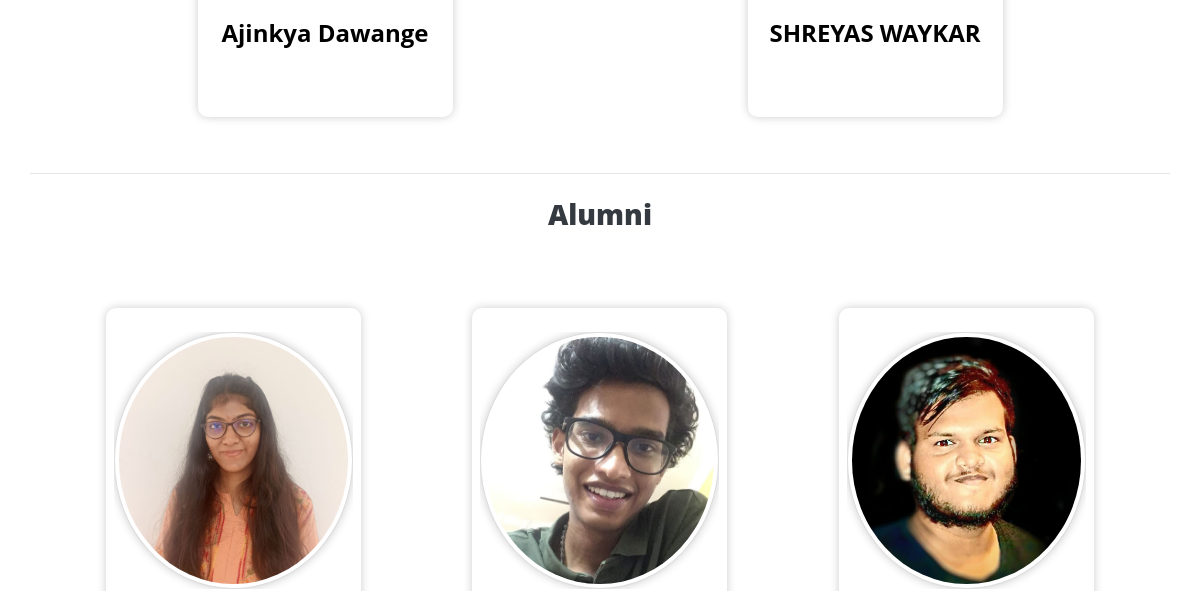
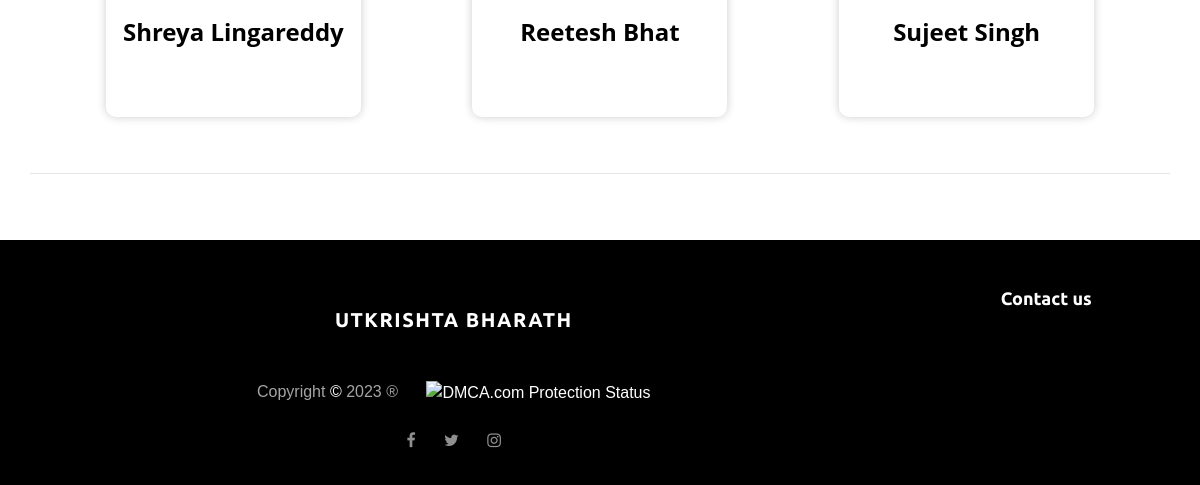
Page /about/ (lower part) on the earlier database version (2 pictures, top to bottom).
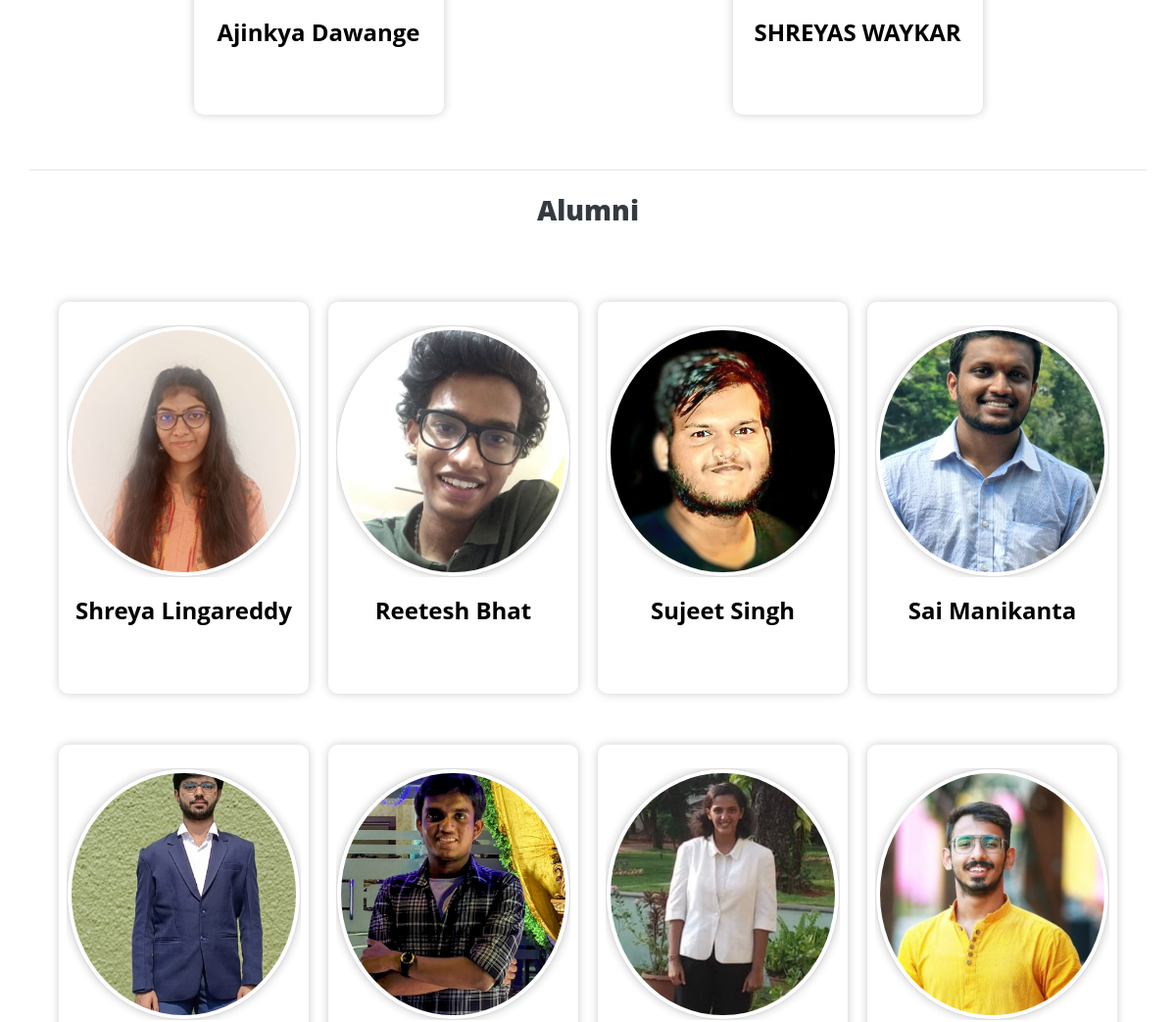
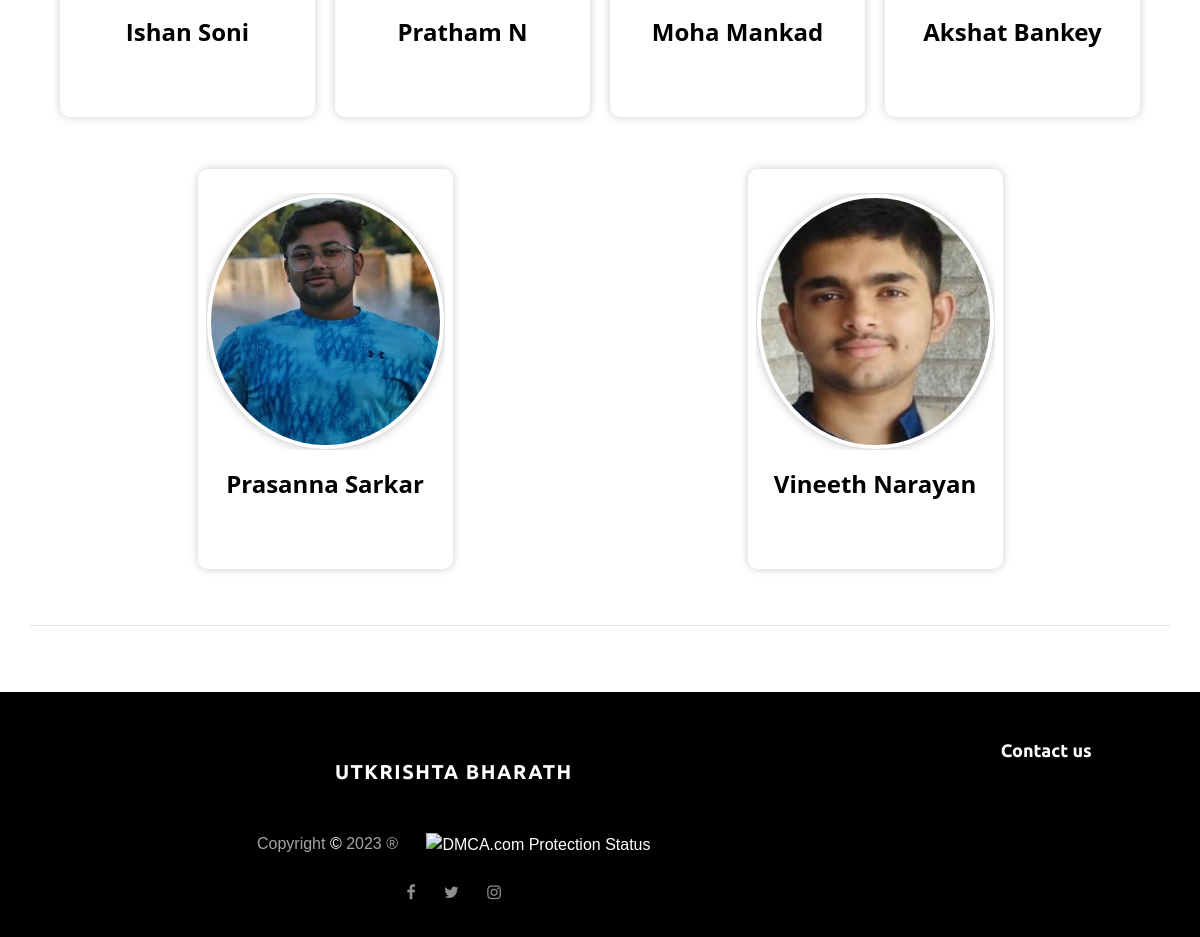
Same page on the later database version (2 pictures, top to bottom).
### non_blogs/models.py (models this page shows, shortened)
class Developer_Team(models.Model):
    team_id = models.AutoField(primary_key=True)
    name = models.CharField(max_length=20)
    image  = models.ImageField(upload_to='team/')

class Alumini_Team(models.Model):
    team_id = models.AutoField(primary_key=True)
    name = models.CharField(max_length=20)
    image  = models.ImageField(upload_to='team/')

### blog/views.py (the view)
# urls.py: path('about/',about),
def about(request):
    core_team = Core_Team.objects.all()
    amumini_team = Alumini_Team.objects.all()
    media_team = Third_year_core_Team.objects.all()
    dev_team = Developer_Team.objects.all()
    content_management_team = Web_content_management_Team.objects.all()
    context = {
        'core_team':core_team,
        'alumini_team':amumini_team,
        'media_team':media_team,
        'dev_team':dev_team,
        'content_management_team':content_management_team,
    }
    return render(request,'blog/about.html',context)

### templates/blog/about.html (shortened to what this page needs)
{% extends 'base/base.html' %} {% load static %}
 {%block content%}
<div class="bg-white py-8 section">
	<div class="container">
	<div class="card-container">
		{% for i in dev_team %}
		<div class="card">
		<h2>{{i.name}}</h2>
		</div>
		{% endfor %}
	</div>
	<hr>
	<div class="text-center my-4">
		<h2 class="text-dark" id='team5'><b>Alumni</b></h2>
	</div>
	<div class="card-container">
		{% for i in alumini_team %}
		<div class="card">
		<div class="card-image">
			<img src="/media/{{i.image}}" class="img-fluid rounded-circle mb-3 img-thumbnail" alt="{{i.name}}">
		</div>
		<h2>{{i.name}}</h2>
		</div>
		{% endfor %}
	</div>
	<hr>
</div>
</div>
  {%endblock%}

### templates/base/base.html (shortened to what this page needs)
<!DOCTYPE html>{% load static %}
<html lang="en">
<head>
    <link rel="stylesheet" type="text/css" href="{% static 'styles/bootstrap4/bootstrap.min.css' %}">
    <link rel="stylesheet" type="text/css" href="{% static 'styles/post.css'%}">
    <link rel="stylesheet" type="text/css" href="{% static 'styles/post_responsive.css'%}">
    <link href="{% static 'plugins/font-awesome-4.7.0/css/font-awesome.min.css' %}" rel="stylesheet" type="text/css">
    <link rel="stylesheet" type="text/css" href="{% static 'plugins/OwlCarousel2-2.2.1/owl.carousel.css'%}">
    <link rel="stylesheet" type="text/css" href="{% static 'plugins/OwlCarousel2-2.2.1/owl.theme.default.css'%}">
    <link rel="stylesheet" type="text/css" href="{% static 'plugins/OwlCarousel2-2.2.1/animate.css'%}">
    <link rel="stylesheet" type="text/css" href="{% static 'styles/main_styles.css' %}">
    <link rel="stylesheet" type="text/css" href="{% static 'styles/responsive.css' %}">
</head>
<body onscroll="showScrollUp()" onload="setupScrollProgress()" style="background: black;">
    <div class="super_container">
        {% include 'base/header.html' %} {%block content%} {%endblock%} {% include 'base/footer.html' %}
    </div>
</body>
</html>

### templates/base/header.html (shortened to what this page needs)
    <link rel="stylesheet" href="../../static/styles/header.css">
    {% load static %}

### templates/base/footer.html (shortened to what this page needs)
<footer class="footer" style="background-color: black;">
    <div class="container" >
        <div class="row row-lg-eq-height">
            <div class="col-lg-9 order-lg-1 order-2">
                <div class="footer_content" >
                    <div class="footer_logo"><a href="#">Utkrishta Bharath</a></div>
                    <div class="footer_social">
                        <ul>
                            <li class="m-2 p-1">Copyright <a href="">&#169;</a> 2023 &#174;</li>
                            <li class="m-2 p-1"><a href="//www.dmca.com/Protection/Status.aspx?ID=240c8d54-7015-46cb-b6e5-6e8cb5f775d6" title="DMCA.com Protection Status" class="dmca-badge"> <img src ="https://images.dmca.com/Badges/dmca-badge-w100-5x1-06.png?ID=240c8d54-7015-46cb-b6e5-6e8cb5f775d6"  alt="DMCA.com Protection Status" /></a>  <script src="https://images.dmca.com/Badges/DMCABadgeHelper.min.js"> </script></li><br>
                            <li class="m-2 p-1" class="footer_social_facebook"><a target="_blank" href="https://ne-np.facebook.com/utkrishta.bharath.nitk"><i class="fa fa-facebook" aria-hidden="true"></i></a></li>
                            <li class="m-2 p-1" class="footer_social_twitter"><a target="_blank" href="https://twitter.com/UtkrishtaBNitk"><i class="fa fa-twitter" aria-hidden="true"></i></a></li>
                            <li class="m-2 p-1" class="footer_social_instagram"><a target="_blank" href="https://www.instagram.com/utkrishta.bharath.nitk/"><i class="fa fa-instagram" aria-hidden="true"></i></a></li>
                        </ul>
                    </div>
                </div>
            </div>
            <div class="col-lg-3 order-lg-2 order-1" style="background-color: black;">
                <div class="subscribe">
                    <div class="subscribe_background" style="background-color: black;"></div>
                    <div class="subscribe_content" >
                        <a href="/#contact"><div class="subscribe_title text-center">Contact us</div>
                        </a>
                    </div>
                </div>
            </div>
        </div>
    </div>
</footer>

### static/styles/post.css (style rules this page uses)
* { margin: 0; padding: 0; -webkit-font-smoothing: antialiased; -webkit-text-shadow: rgba(0,0,0,.01) 0 0 1px; text-shadow: rgba(0,0,0,.01) 0 0 1px; }
body { font-family: 'Work Sans', sans-serif; font-size: 14px; font-weight: 400; background: #f7f7f7; color: #a5a5a5; }
div { display: block; position: relative; -webkit-box-sizing: border-box; -moz-box-sizing: border-box; box-sizing: border-box; }
ul { list-style: none; margin-bottom: 0px; }
a, a:hover, a:visited, a:active, a:link { text-decoration: none; -webkit-font-smoothing: antialiased; -webkit-text-shadow: rgba(0,0,0,.01) 0 0 1px; text-shadow: rgba(0,0,0,.01) 0 0 1px; }
h2 { font-size: 36px; }
h1, h2, h3, h4, h5, h6 { font-family: 'Open Sans', sans-serif; -webkit-font-smoothing: antialiased; -webkit-text-shadow: rgba(0,0,0,.01) 0 0 1px; text-shadow: rgba(0,0,0,.01) 0 0 1px; }
.super_container { width: 100%; overflow: hidden; }
.fa-facebook { color: #3b5999; }
.fa-twitter { color: #55acee; }
.card { border: none; border-radius: 6px; margin-top: 15px; }
.footer { width: 100%; background: #1f1f1f; }
.footer_content { padding-top: 50px; text-align: center; padding-bottom: 17px; }
.footer_logo a { font-family: 'Ubuntu', sans-serif; font-size: 20px; font-weight: 700; color: #FFFFFF; letter-spacing: 0.075em; text-transform: uppercase; line-height: 0.75; }
.footer_social { margin-top: 34px; }
.footer_social ul li { display: inline-block; }
.footer_social ul li:not(:last-child) { margin-right: 21px; }
.footer_social ul li i { color: #8f8f8f; }
.subscribe { width: 100%; height: 100%; }
.subscribe_background { position: absolute; top: 0; left: 0; width: 375px; height: 100%; background: #111111; }
.subscribe_content { width: 100%; padding-left: 30px; padding-right: 15px; padding-top: 45px; }
.subscribe_title { font-family: 'Ubuntu', sans-serif; font-size: 18px; font-weight: 700; color: #FFFFFF; margin-bottom: 32px; }

### static/styles/main_styles.css (style rules this page uses)
* { margin: 0; padding: 0; -webkit-font-smoothing: antialiased; -webkit-text-shadow: rgba(0,0,0,.01) 0 0 1px; text-shadow: rgba(0,0,0,.01) 0 0 1px; }
body { font-family: 'Work Sans', sans-serif; font-size: 14px; font-weight: 400; background: #f7f7f7; color: #a5a5a5; }
div { display: block; position: relative; -webkit-box-sizing: border-box; -moz-box-sizing: border-box; box-sizing: border-box; }
ul { list-style: none; margin-bottom: 0px; }
a, a:hover, a:visited, a:active, a:link { text-decoration: none; -webkit-font-smoothing: antialiased; -webkit-text-shadow: rgba(0,0,0,.01) 0 0 1px; text-shadow: rgba(0,0,0,.01) 0 0 1px; }
h2 { font-size: 36px; }
h1, h2, h3, h4, h5, h6 { font-family: 'Open Sans', sans-serif; -webkit-font-smoothing: antialiased; -webkit-text-shadow: rgba(0,0,0,.01) 0 0 1px; text-shadow: rgba(0,0,0,.01) 0 0 1px; }
.super_container { width: 100%; overflow: hidden; }
.card { border: none; border-radius: 6px; margin-top: 15px; }
.footer { width: 100%; background: #1f1f1f; }
.footer_content { padding-top: 70px; text-align: center; padding-bottom: 20px; }
.footer_logo a { font-family: 'Ubuntu', sans-serif; font-size: 20px; font-weight: 700; color: #FFFFFF; letter-spacing: 0.075em; text-transform: uppercase; line-height: 0.85; }
.footer_social { margin-top: 34px; }
.footer_social ul li { display: inline-block; }
.footer_social ul li:not(:last-child) { margin-right: 24px; }
.footer_social ul li i { color: #8f8f8f; }
.subscribe { width: 100%; height: 100%; }
.subscribe_background { position: absolute; top: 0; left: 0; width: 375px; height: 100%; background: #111111; }
.subscribe_content { width: 100%; padding-left: 30px; padding-right: 15px; padding-top: 45px; }
.subscribe_title { font-family: 'Ubuntu', sans-serif; font-size: 18px; font-weight: 700; color: #FFFFFF; margin-bottom: 32px; }

### templates/base/footer.html (style rules this page uses)
a { text-decoration: none; color: white; }

Differences in the rows shown:
added Alumini_Team: image (picture), name "Sai Manikanta"
added Alumini_Team: image (picture), name "Ishan Soni"
added Alumini_Team: image (picture), name "Pratham N"
added Alumini_Team: image (picture), name "Moha Mankad"
added Alumini_Team: image (picture), name "Akshat Bankey"
added Alumini_Team: image (picture), name "Prasanna Sarkar"
added Alumini_Team: image (picture), name "Vineeth Narayan"
